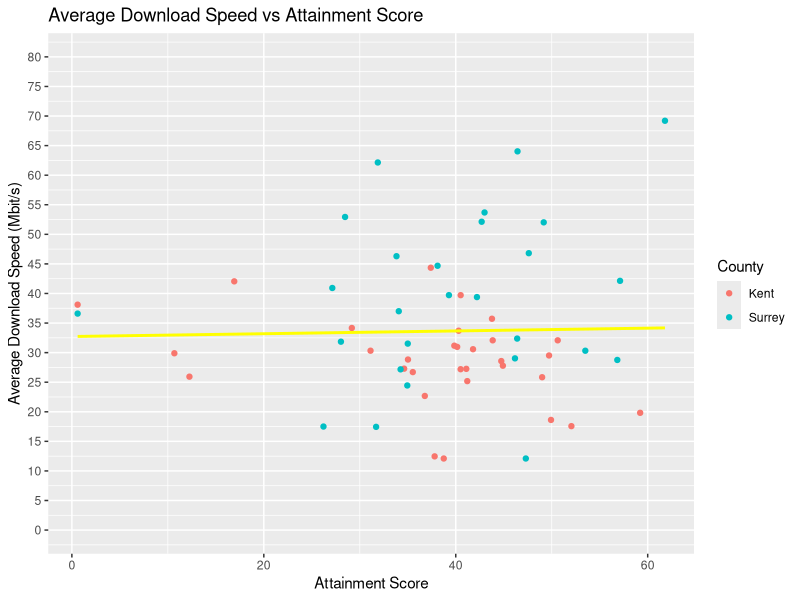

Reproduce this figure in R.


library(tidyverse)
library(dplyr)
library(lubridate)
library(ggplot2)
setwd("/Users/emil/Desktop/Emil_datascience")

#importing the cleaned broadband speed
cleaned_broadband_speed= read_csv('Cleaned Data/Cleaned Broadband Speed Dataset.csv') 

#importing the cleaned school dataset
cleaned_school_dataset= read_csv('Cleaned Data/Cleaned School Dataset.csv')

#grouping broadband speed by town and county and finding average download speed for each group
grouped_broadband_speeds = cleaned_broadband_speed %>%
  group_by(`Town/City`,County) %>%
  mutate(`Town/City`= tolower(`Town/City`)) %>%  #converting the town from to all lowercase
  summarise(`Average download speed (Mbit/s)`= mean(`Average download speed (Mbit/s)`))

#grouping school data by town and county and finding average score for each group
grouped_school_dataset = cleaned_school_dataset %>%
  group_by(`Town`,County) %>%
  mutate(Town= tolower(Town)) %>%  #converting the town from to all lowercase
  summarise(`Attainment Score`=mean(`Attainment Score`))


#joining broadband data and school data in a single table
broadband_attainment_data = grouped_broadband_speeds %>% 
  left_join(grouped_school_dataset,by=c("Town/City"="Town")) %>% 
  na.omit #removing rows with null value

#creating a linear model 
l_model = lm(data=broadband_attainment_data, `Average download speed (Mbit/s)`~`Attainment Score`) #this model predicts Average download speed as a function of Drug offence rate

#showing summary of the Linear Model
summary(l_model) 


#creating the linear model graph
ggplot(broadband_attainment_data,aes(x=`Attainment Score`,y=`Average download speed (Mbit/s)`)) +
  scale_y_continuous(limits=c(0,80), breaks = seq(0,80,5))+ #setting limits and breaks
  geom_point(data = filter(broadband_attainment_data,County.x=="KENT"),aes(color=c("Red"="Kent")))+ #setting color as red for Kent's data point
  geom_point(data = filter(broadband_attainment_data,County.x=="SURREY"), aes(color=c("Blue"="Surrey"))) + #setting color as blue for Surrey's data point
  geom_smooth(method=lm,se=FALSE,color="yellow")+ #adding linear regression line and omitting error bands 
  labs(x="Attainment Score",
       y="Average Download Speed (Mbit/s)",
       title="Average Download Speed vs Attainment Score",color="County") #setting labels



